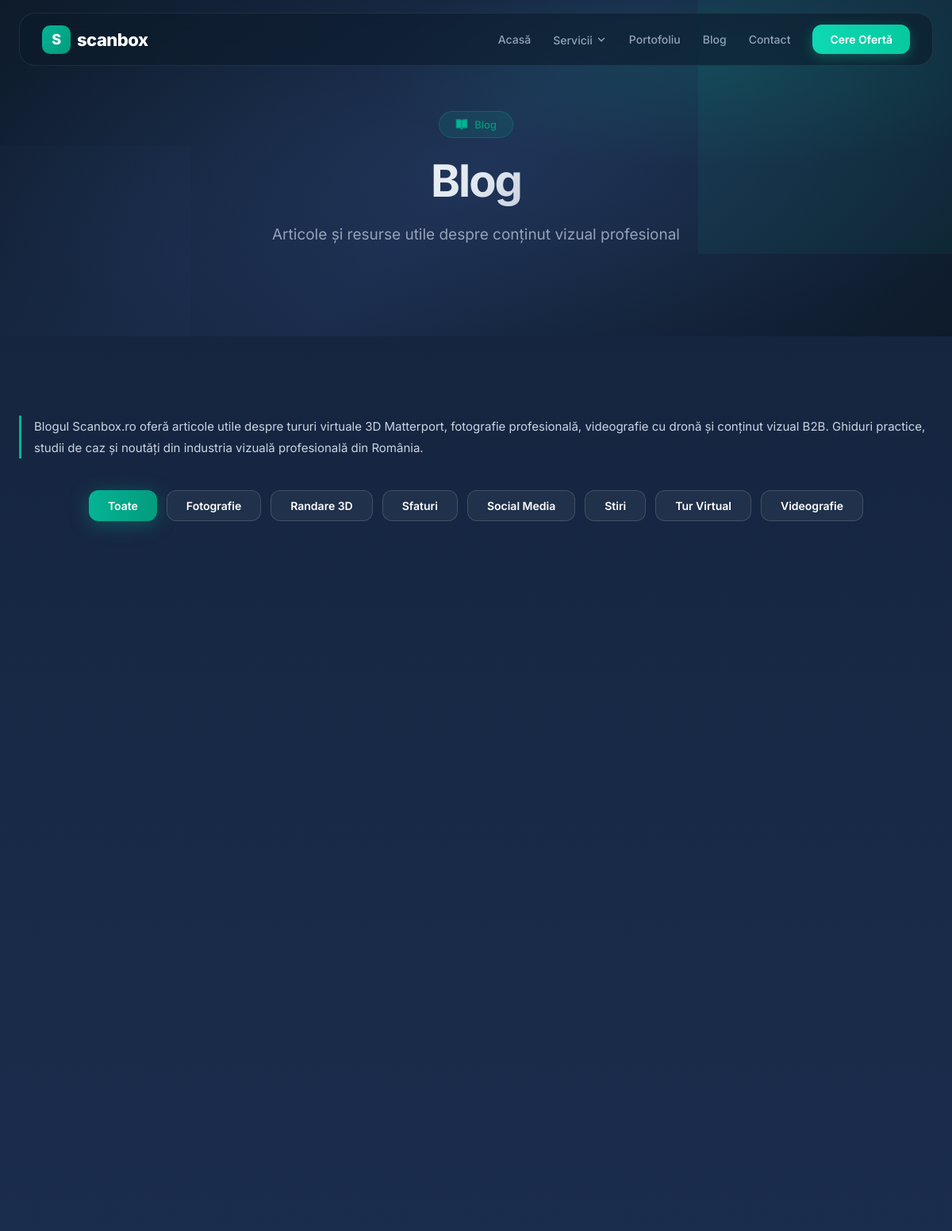
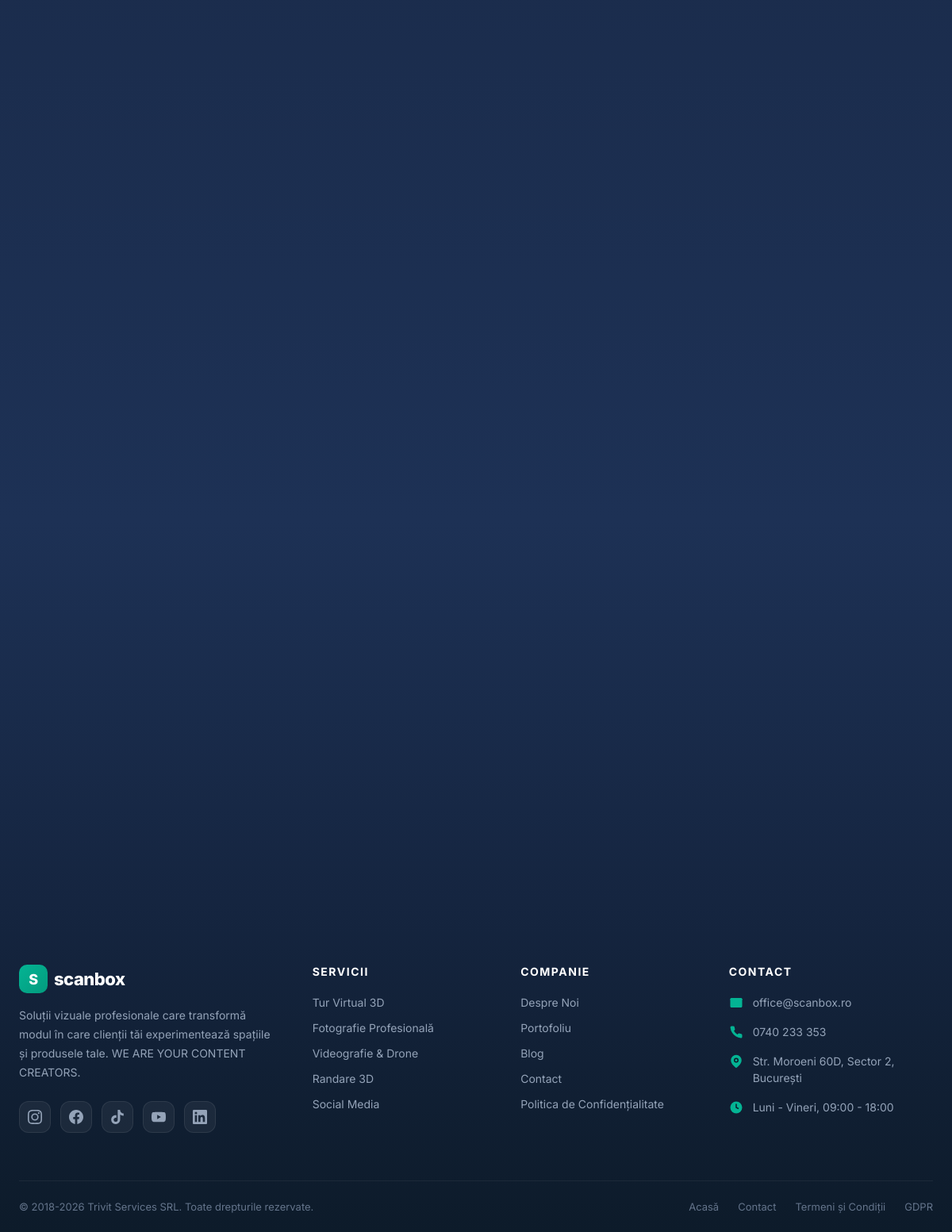
Page /blog on the committed database (2 pictures, top to bottom).
### tables this page shows
CREATE TABLE `blog_categories` (
    `id` INT UNSIGNED NOT NULL AUTO_INCREMENT,
    `name` VARCHAR(100) NOT NULL COMMENT 'Numele categoriei',
    `slug` VARCHAR(100) NOT NULL COMMENT 'Identificator URL-friendly',
    `created_at` DATETIME NOT NULL DEFAULT CURRENT_TIMESTAMP,
    `updated_at` DATETIME NOT NULL DEFAULT CURRENT_TIMESTAMP ON UPDATE CURRENT_TIMESTAMP,
    PRIMARY KEY (`id`),
    UNIQUE KEY `uk_blog_categories_slug` (`slug`)
);

CREATE TABLE `settings` (
    `id` INT UNSIGNED NOT NULL AUTO_INCREMENT,
    `setting_key` VARCHAR(100) NOT NULL COMMENT 'Cheia unica a setarii',
    `setting_value` TEXT NULL DEFAULT NULL COMMENT 'Valoarea setarii',
    `setting_type` ENUM('text', 'textarea', 'number', 'boolean', 'json', 'image') NOT NULL DEFAULT 'text' COMMENT 'Tipul valorii',
    `setting_group` VARCHAR(50) NOT NULL DEFAULT 'general' COMMENT 'Grupul setarii',
    `description` VARCHAR(300) NULL DEFAULT NULL COMMENT 'Descrierea setarii',
    `created_at` DATETIME NOT NULL DEFAULT CURRENT_TIMESTAMP,
    `updated_at` DATETIME NOT NULL DEFAULT CURRENT_TIMESTAMP ON UPDATE CURRENT_TIMESTAMP,
    PRIMARY KEY (`id`),
    UNIQUE KEY `uk_settings_key` (`setting_key`),
    KEY `idx_settings_group` (`setting_group`)
);

### src/Views/pages/blog/index.php (the view, shortened to what the rows shown need)
<?php
$heroBadgeIcon = '<svg width="16" height="16" viewBox="0 0 24 24" fill="none" stroke="currentColor" stroke-width="2" stroke-linecap="round" stroke-linejoin="round"><path d="M2 3h6a4 4 0 014 4v14a3 3 0 00-3-3H2z"/><path d="M22 3h-6a4 4 0 00-4 4v14a3 3 0 013-3h7z"/></svg>';
include __DIR__ . '/../../components/hero.php';
?>
<section class="blog-section" lang="ro">
  <div class="container">
    <p style="border-left: 3px solid #04B494; padding-left: 16px; color: #CBD5E1; font-size: 15px; line-height: 1.8; margin: 0 0 40px 0;">
      Blogul Scanbox.ro oferă articole utile despre tururi virtuale 3D Matterport, fotografie profesională, videografie cu dronă și conținut vizual B2B. Ghiduri practice, studii de caz și noutăți din industria vizuală profesională din România.
    </p>
    <?php if (!empty($categories)): ?>
    <div style="display: flex; flex-wrap: wrap; gap: 12px; justify-content: center; margin-bottom: 48px;">
      <a href="/blog" class="btn-sm <?= empty($_GET['category']) ? 'btn-primary' : 'btn-outline' ?>">Toate</a>
      <?php foreach ($categories as $cat): ?>
      <a href="/blog/categorie/<?= htmlspecialchars($cat['slug'] ?? '') ?>" class="btn-sm btn-outline">
        <?= htmlspecialchars($cat['name'] ?? '') ?>
      </a>
      <?php endforeach; ?>
    </div>
    <?php endif; ?>
    <?php if (!empty($posts)): ?>
    <div class="blog-grid">
      <?php foreach ($posts as $post): ?>
      <a href="/blog/<?= htmlspecialchars($post['slug'] ?? '') ?>" class="blog-card">
        <div class="blog-card-thumb">
          <?php if (!empty($post['featured_image'])): ?>
          <img src="<?= htmlspecialchars($post['featured_image']) ?>" alt="<?= htmlspecialchars($post['title'] ?? '') ?>" loading="lazy">
          <?php else: ?>
          <div style="width:100%;height:100%;display:flex;align-items:center;justify-content:center;font-size:48px;opacity:0.3;">
            <svg width="48" height="48" viewBox="0 0 24 24" fill="none" stroke="#04B494" stroke-width="1.5"><path d="M21 16V8a2 2 0 00-1-1.73l-7-4a2 2 0 00-2 0l-7 4A2 2 0 003 8v8a2 2 0 001 1.73l7 4a2 2 0 002 0l7-4A2 2 0 0021 16z"/></svg>
          </div>
          <?php endif; ?>
        </div>
        <div class="blog-card-body">
          <div class="blog-card-date">
            <?= date('d.m.Y', strtotime($post['published_at'] ?? $post['created_at'] ?? 'now')) ?>
          </div>
          <h3><?= htmlspecialchars($post['title'] ?? '') ?></h3>
          <p><?= htmlspecialchars(mb_substr(strip_tags($post['excerpt'] ?? $post['content'] ?? ''), 0, 150)) ?>...</p>
          <span class="service-link">Citește &rarr;</span>
        </div>
      </a>
      <?php endforeach; ?>
    </div>
    <?php
    $baseUrl = '/blog';
    include __DIR__ . '/../../components/pagination.php';
    ?>
    <?php else: ?>
    <div class="blog-grid">
    </div>
    <?php endif; ?>
  </div>
</section>

### src/Core/Router.php (shortened to what the rows shown need)
<?php
class Router
{
    private array $routes = [];
    private string $currentPath = '';
    public function __construct()
    {
        $this->routes = ROUTES;
        $this->currentMethod = strtoupper($_SERVER['REQUEST_METHOD'] ?? 'GET');
        $uri = $_SERVER['REQUEST_URI'] ?? '/';
        $path = parse_url($uri, PHP_URL_PATH) ?? '/';
        $path = rtrim($path, '/') ?: '/';
        $this->currentPath = $path;
    }
    public function dispatch(): void
    {
        foreach ($this->routes as $routePattern => $handler) {
            $match = $this->matchRoute($routePattern);
            if ($match !== false) {
                $this->callController($handler, $match);
                return;
            }
        }
    }
    private function matchRoute(string $routePattern): array|false
    {
        $parts = explode('|', $routePattern, 2);
        [$method, $pattern] = $parts;
        if ($pattern === $this->currentPath) {
            return [];
        }
        return false;
    }
    private function callController(array $handler, array $routeParams): void
    {
        $methodName = $handler[1];
        $predefinedParams = $handler[2] ?? [];
        $controller = new $controllerClass();
        $params = !empty($predefinedParams) ? $predefinedParams : array_values($routeParams);
        call_user_func_array([$controller, $methodName], $params);
    }
}

### src/Views/layout/footer.php (shortened to what the rows shown need)
<?php
$_s = $settings ?? [];
$_email = htmlspecialchars(setting($_s, 'contact_email', 'office@scanbox.ro'));
$_phone = htmlspecialchars(setting($_s, 'contact_phone', '0740 233 353'));
$_address = htmlspecialchars(setting($_s, 'contact_address', 'Str. Moroeni 60D, Sector 2, București'));
$_hours = htmlspecialchars(setting($_s, 'contact_working_hours', 'L-V 09:00 - 18:00'));
$_instagram = setting($_s, 'social_instagram', 'https://www.instagram.com/scanbox.ro/');
$_facebook = setting($_s, 'social_facebook', 'https://www.facebook.com/scanbox.ro');
$_tiktok = setting($_s, 'social_tiktok', 'https://www.tiktok.com/@scanbox.ro');
$_youtube = setting($_s, 'social_youtube', 'https://www.youtube.com/@scanboxintegratedvisualsol9014');
$_linkedin = setting($_s, 'social_linkedin', 'https://www.linkedin.com/company/scanbox-visual-solutions/');
?>
<footer class="footer" id="contact">
  <div class="container">
    <div class="footer-grid">
      <div class="footer-brand">
        <a href="/" class="navbar-logo">
          <div class="logo-icon">S</div>
          scanbox
        </a>
        <p>Soluții vizuale profesionale care transformă modul în care clienții tăi experimentează spațiile și produsele tale. WE ARE YOUR CONTENT CREATORS.</p>
        <div class="footer-socials">
          <?php if ($_instagram): ?>
          <a href="<?= htmlspecialchars($_instagram) ?>" target="_blank" rel="noopener" aria-label="Instagram">
          </a>
          <?php endif; ?>
          <?php if ($_facebook): ?>
          <a href="<?= htmlspecialchars($_facebook) ?>" target="_blank" rel="noopener" aria-label="Facebook">
          </a>
          <?php endif; ?>
          <?php if ($_tiktok): ?>
          <a href="<?= htmlspecialchars($_tiktok) ?>" target="_blank" rel="noopener" aria-label="TikTok">
          </a>
          <?php endif; ?>
          <?php if ($_youtube): ?>
          <a href="<?= htmlspecialchars($_youtube) ?>" target="_blank" rel="noopener" aria-label="YouTube">
          </a>
          <?php endif; ?>
          <?php if ($_linkedin): ?>
          <a href="<?= htmlspecialchars($_linkedin) ?>" target="_blank" rel="noopener" aria-label="LinkedIn">
          </a>
          <?php endif; ?>
        </div>
      </div>
      <div class="footer-col">
        <h4>Servicii</h4>
        <ul>
          <li><a href="/servicii/tur-virtual-3d">Tur Virtual 3D</a></li>
          <li><a href="/servicii/fotografie">Fotografie Profesională</a></li>
          <li><a href="/servicii/videografie-drone">Videografie & Drone</a></li>
          <li><a href="/servicii/randare-3d">Randare 3D</a></li>
          <li><a href="/servicii/social-media">Social Media</a></li>
        </ul>
      </div>
      <div class="footer-col">
        <h4>Companie</h4>
        <ul>
          <li><a href="/despre-noi">Despre Noi</a></li>
          <li><a href="/portofoliu">Portofoliu</a></li>
          <li><a href="/blog">Blog</a></li>
          <li><a href="/contact">Contact</a></li>
          <li><a href="/legal/prelucrarea-datelor">Politica de Confidențialitate</a></li>
        </ul>
      </div>
      <div class="footer-col">
        <h4>Contact</h4>
        <div class="footer-contact-item">
          <svg viewBox="0 0 24 24"><path d="M4 4h16c1.1 0 2 .9 2 2v12c0 1.1-.9 2-2 2H4c-1.1 0-2-.9-2-2V6c0-1.1.9-2 2-2z"/><polyline points="22,6 12,13 2,6" fill="none" stroke="#04B494" stroke-width="2"/></svg>
          <span><?= $_email ?></span>
        </div>
        <div class="footer-contact-item">
          <svg viewBox="0 0 24 24"><path d="M22 16.92v3a2 2 0 01-2.18 2 19.79 19.79 0 01-8.63-3.07 19.5 19.5 0 01-6-6 19.79 19.79 0 01-3.07-8.67A2 2 0 014.11 2h3a2 2 0 012 1.72 12.84 12.84 0 00.7 2.81 2 2 0 01-.45 2.11L8.09 9.91a16 16 0 006 6l1.27-1.27a2 2 0 012.11-.45 12.84 12.84 0 002.81.7A2 2 0 0122 16.92z"/></svg>
          <span><?= $_phone ?></span>
        </div>
        <div class="footer-contact-item">
          <svg viewBox="0 0 24 24"><path d="M21 10c0 7-9 13-9 13s-9-6-9-13a9 9 0 0118 0z"/><circle cx="12" cy="10" r="3" fill="none" stroke="#0D1B2A" stroke-width="2"/></svg>
          <span><?= $_address ?></span>
        </div>
        <div class="footer-contact-item">
          <svg viewBox="0 0 24 24"><circle cx="12" cy="12" r="10"/><polyline points="12 6 12 12 16 14" fill="none" stroke="#0D1B2A" stroke-width="2"/></svg>
          <span><?= $_hours ?></span>
        </div>
      </div>
    </div>
    <div class="footer-bottom">
      <p>&copy; 2018-<?= date('Y') ?> Trivit Services SRL. Toate drepturile rezervate.</p>
      <div class="footer-bottom-links">
        <a href="/">Acasă</a>
        <a href="/contact">Contact</a>
        <a href="/legal/prelucrarea-datelor">Termeni și Condiții</a>
        <a href="/legal/politica-cookies">GDPR</a>
      </div>
    </div>
  </div>
</footer>

### rows in the picture
blog_categories: name "Fotografie"
blog_categories: name "Randare 3D"
blog_categories: name "Sfaturi"
blog_categories: name "Social Media"
blog_categories: name "Stiri"
blog_categories: name "Tur Virtual"
blog_categories: name "Videografie"
settings: setting_value "office@scanbox.ro"
settings: setting_value "0740 233 353"
settings: setting_value "Str. Moroeni 60D, Sector 2, București"
settings: setting_value "Luni - Vineri, 09:00 - 18:00"
